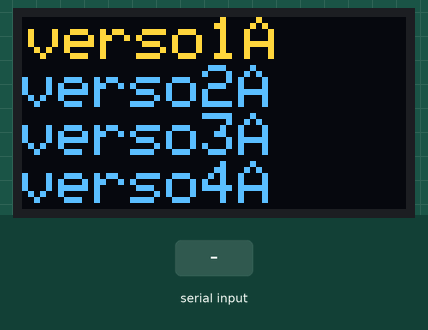
This sketch was run on a simulated Arduino Uno, built with avr-gcc and run on an emulated ATmega328P. On the bench: 128×64 one-colour display. The test bench sets the inputs (shaded band). The OLED is the two-colour kind (top 16 rows yellow); what the sketch prints to the serial monitor is not drawn.

Above: at 1.2 s.
1.3 s: "1" received over Serial
At 1.6 s:
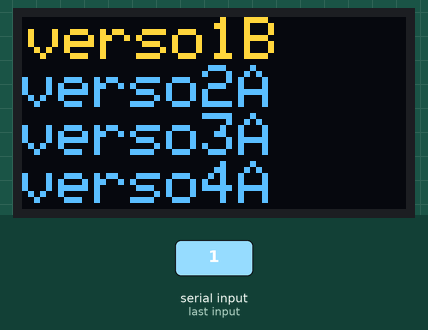
2.8 s: "1" received over Serial
At 3.6 s:
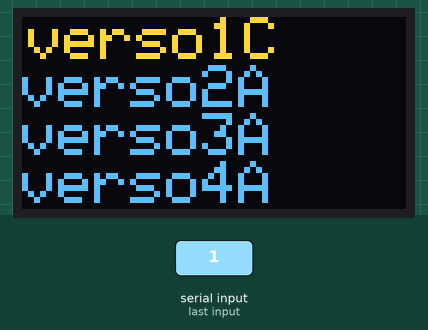
4.4 s: "2" received over Serial
At 5.5 s:
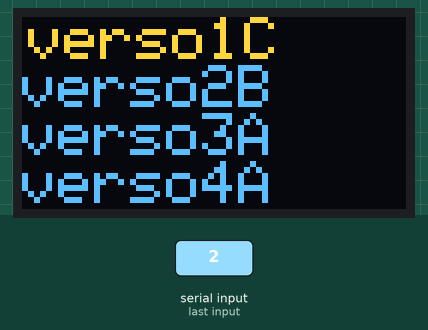
5.9 s: "1" received over Serial
At 7.2 s:
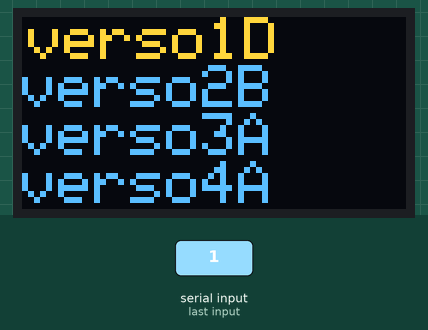
7.5 s: "2" received over Serial
At 8.2 s:
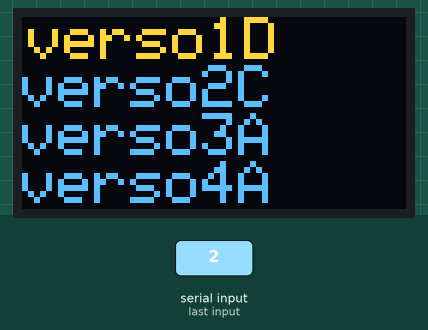
9.0 s: "3" received over Serial
At 10.1 s:
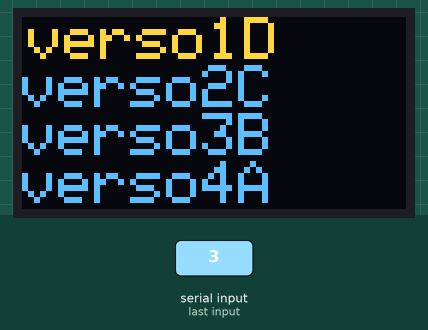
Timing chart, 0 to 11.6 s (numbered marks = the images above; inputs shaded):
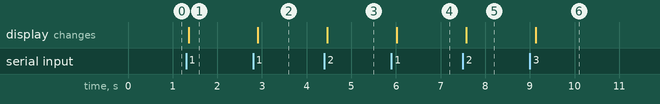

Measured:
- after the input at 1.3 s, the display: changes after 0.06 s (image 1)
- after the input at 2.8 s, the display: changes after 0.11 s (image 2)
- after the input at 4.4 s, the display: changes after 0.06 s (image 3)
- after the input at 5.9 s, the display: changes after 0.12 s (image 4)
- after the input at 7.5 s, the display: changes after 0.07 s (image 5)
- after the input at 9.0 s, the display: changes after 0.13 s (image 6)

The sketch:

poemSampler.ino
```cpp
//librerias incluidas
#include <Wire.h>
#include <Adafruit_GFX.h>
#include <Adafruit_SSD1306.h>

//datos propios del ejemplo
#define SCREEN_WIDTH 128
#define SCREEN_HEIGHT 64
#define OLED_RESET -1
Adafruit_SSD1306 pantallita(SCREEN_WIDTH, SCREEN_HEIGHT, &Wire, OLED_RESET);

int datoRecibido = 0;

//int index1, index2, index3, index4;

//indices que guardan versos en el q vamos
int index1 = 0;
int index2 = 0;
int index3 = 0;
int index4 = 0;

//arrays de mis opciones de versos <https://docs.arduino.cc/language-reference/en/variables/data-types/string>
char *linea1[] = { "verso1A", "verso1B", "verso1C", "verso1D" };

char *linea2[] = { "verso2A", "verso2B", "verso2C", "verso2D" };

char *linea3[] = { "verso3A", "verso3B", "verso3C", "verso3D" };

char *linea4[] = { "verso4A", "verso4B", "verso4C", "verso4D" };


void setup() {
  //if para casos de error
  if (!pantallita.begin(SSD1306_SWITCHCAPVCC, 0x3C)) {
    Serial.println(F("No se encontrÃ³ la pantalla SSD1306"));
    for (;;)
      ;
  }
  //seteo del display
  pantallita.clearDisplay();
  pantallita.setTextColor(SSD1306_WHITE);
  Serial.begin(9600);
  Serial.println("alexis");
}

void loop() {
  pantallita.clearDisplay();

  pantallita.setTextSize(2);  // Draw 2X-scale text
  pantallita.setTextColor(SSD1306_WHITE);

  //en que parte del display se dibuja el texto
  pantallita.setCursor(2, 0);

  pantallita.println(linea1[index1]);
  pantallita.println(linea2[index2]);
  pantallita.println(linea3[index3]);
  pantallita.println(linea4[index4]);

  pantallita.display();  // Show initial text
  delay(100);

  //si hay datos disponibles, datoRecibido será igual a la info recibida
  if (Serial.available() > 0) {
    // read the incoming byte:
    datoRecibido = Serial.read();

    //con la tecla 1 alternas entre las opciones de verso1. así para las teclas 1, 2, 3 y 4.
    if (datoRecibido == '1') {
      index1++;
    } else if (datoRecibido == '2') {
      index2++;
    } else if (datoRecibido == '3') {
      index3++;
    } else if (datoRecibido == '4') {
      index4++;
    }
  }
}
```
